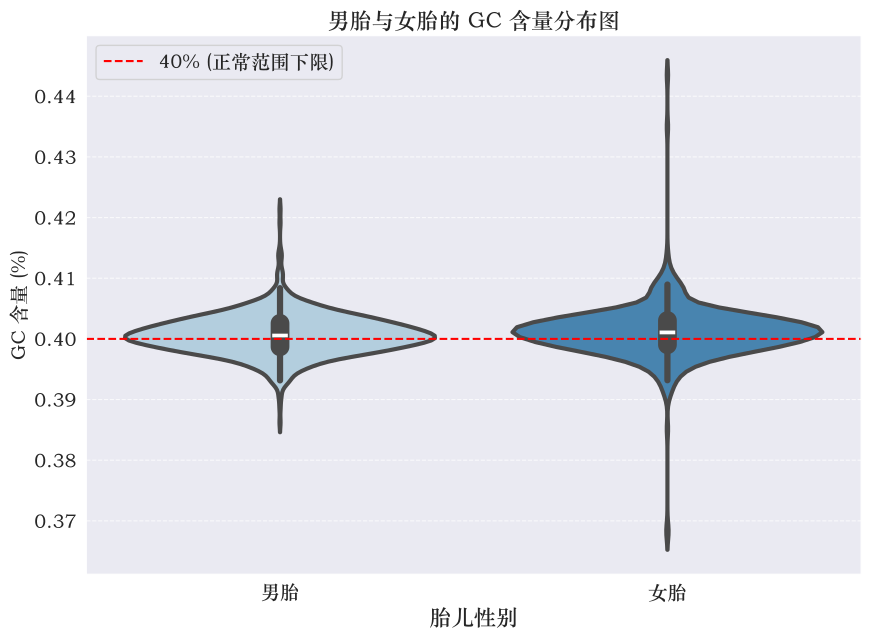

Python code for this plot:
import pandas as pd
import seaborn as sns
import matplotlib.pyplot as plt
import matplotlib.font_manager as fm

sns.set_style('darkgrid')
from cycler import cycler

plt.rcParams['font.sans-serif'] = ['STZhongsong', 'SimHei', 'Microsoft YaHei', 'sans-serif']
plt.rcParams['font.size'] = 14
plt.rcParams['axes.titlesize'] = 18
plt.rcParams['axes.labelsize'] = 16
plt.rcParams['xtick.labelsize'] = 14
plt.rcParams['ytick.labelsize'] = 14
plt.rcParams['figure.figsize'] = (12, 8)
plt.rcParams['figure.dpi'] = 300
plt.rcParams['savefig.dpi'] = 300
plt.rcParams['savefig.bbox'] = 'tight'  # 保存后自动裁剪白边
plt.rcParams['lines.linewidth'] = 2
plt.rcParams['lines.markersize'] = 6
plt.rcParams['grid.linestyle'] = '--'
plt.rcParams['axes.prop_cycle'] = cycler(color=['#1f77b4', '#ff7f0e', '#2ca02c', '#d62728', '#9467bd', '#8c564b'])
plt.rcParams['axes.unicode_minus'] = False


def load_and_preprocess(filepath, fetus_type, column_names):
    """加载数据，提取GC含量，并添加胎儿类型标签"""
    try:
        df_raw = pd.read_csv(filepath, on_bad_lines='skip', encoding='utf-8', header=None, skiprows=2)
    except UnicodeDecodeError:
        df_raw = pd.read_csv(filepath, on_bad_lines='skip', encoding='gbk', header=None, skiprows=2)

    # 确保列名数量与数据列数匹配
    num_cols = df_raw.shape[1]
    df_raw.columns = column_names[:num_cols]

    # 提取GC含量并转换为数值
    df_gc = pd.to_numeric(df_raw['GC含量'], errors='coerce').dropna()

    # 创建新的DataFrame
    df_processed = pd.DataFrame({
        'GC含量': df_gc,
        '胎儿性别': fetus_type
    })
    return df_processed


column_names = [
    '序号', '孕妇代码', '年龄', '身高', '体重', '末次月经', 'IVF妊娠', '检测日期',
    '检测抽血次数', '检测孕周', '孕妇BMI', '原始读段数', '在参考基因组上比对的比例',
    '重复读段的比例', '唯一比对的读段数', 'GC含量', '13号染色体的Z值', '18号染色体的Z值',
    '21号染色体的Z值', 'X染色体的Z值', 'Y染色体的Z值', 'Y染色体浓度', 'X染色体浓度',
    '13号染色体的GC含量', '18号染色体的GC含量', '21号染色体的GC含量', '被过滤掉读段数的比例',
    '染色体的非整倍体', '怀孕次数', '生产次数', '胎儿是否健康'
]

df_male = load_and_preprocess('../../sources/男胎.csv', '男胎', column_names)
df_female = load_and_preprocess('../../sources/女胎.csv', '女胎', column_names)
df_combined = pd.concat([df_male, df_female])

plt.figure(figsize=(10, 7))
sns.violinplot(x='胎儿性别', y='GC含量', data=df_combined, linewidth=3, palette='Blues')
plt.axhline(0.4, color='red', linestyle='--', linewidth=1.5, label='40% (正常范围下限)')
plt.title('男胎与女胎的 GC 含量分布图', fontsize=16)
plt.ylabel('GC 含量 (%)', fontsize=14)
plt.legend()
plt.grid(axis='y', linestyle='--', alpha=0.7)
plt.savefig('GC值小提琴图.pdf')
plt.show()
